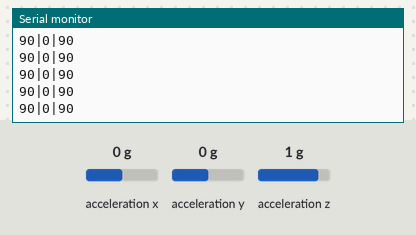
This sketch was run on a simulated Arduino Uno, built with avr-gcc and run on an emulated ATmega328P. On the bench: the last lines printed to the serial monitor. Wiring (inferred from the names in the program): MPU-6050 motion sensor at I2C address 0x68. The test bench sets the inputs (shaded band); at power-on: acceleration x 0 g, acceleration z 1 g, acceleration y 0 g.

Above: at 1.2 s.
1.3 s: acceleration x set to -1.4 g
At 1.33 s:
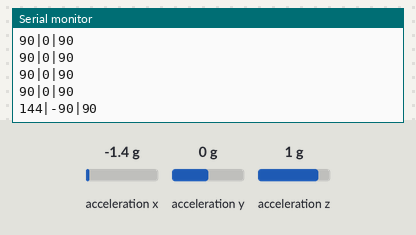
2.8 s: acceleration z set to 0 g
At 2.85 s:
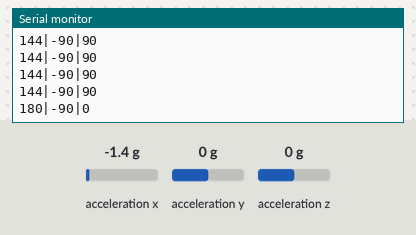
5.8 s: acceleration y set to -1.4 g
At 5.8 s:
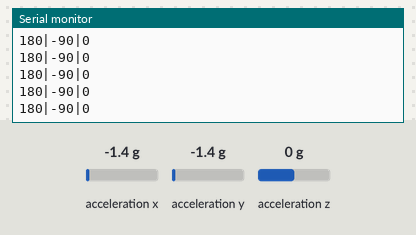
Timing chart, 0 to 8.8 s (numbered marks = the images above; inputs shaded):
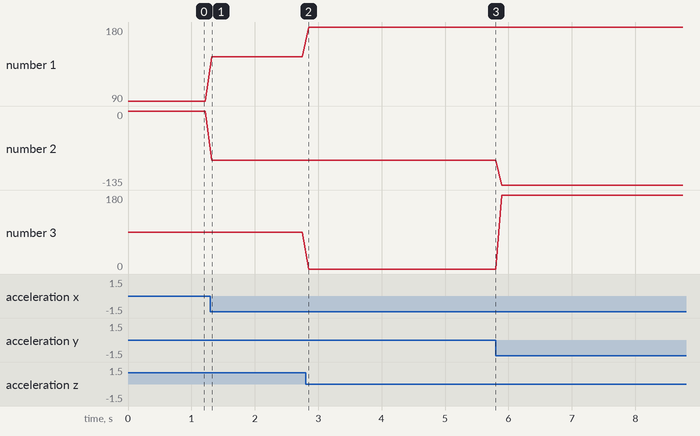

Measured:
- after the input at 1.3 s, the serial monitor: prints a new line at once (image 1)
- after the input at 2.8 s, the serial monitor: prints a new line after 0.05 s (image 2)
- plotted number 1: 90 → 144 after the input at 1.3 s, 144 → 180 after the input at 2.8 s
- plotted number 2: 0 → -90 after the input at 1.3 s, -90 → -135 after the input at 5.8 s

The sketch:

Gyro.ino
```cpp
/*
 Name:		Gyro.ino
 Created:	2/9/2017 8:20:11 PM
 Author:	Juraj
*/

#include "Wire.h"

#define MPU_addr 0x68  // I2C address of the MPU-6050

int16_t AcX, AcY, AcZ, Tmp, GyX, GyY, GyZ;
int rotX, rotY, rotZ;
void setup() {
	Wire.begin();
	Wire.beginTransmission(MPU_addr);
	Wire.write(0x6B);  // PWR_MGMT_1 register
	Wire.write(0);     // set to zero (wakes up the MPU-6050)
	Wire.endTransmission(true);
	Serial.begin(9600);
}
void loop() {
	Wire.beginTransmission(MPU_addr);
	Wire.write(0x3B);  // starting with register 0x43 (GYRO_XOUT_H)
	Wire.endTransmission(false);
	Wire.requestFrom(MPU_addr, 6, true);  // request a total of 14 registers
	AcX = Wire.read() << 8 | Wire.read();  // 0x3B (ACCEL_XOUT_H) & 0x3C (ACCEL_XOUT_L)
	AcY = Wire.read() << 8 | Wire.read();  // 0x3D (ACCEL_YOUT_H) & 0x3E (ACCEL_YOUT_L)
	AcZ = Wire.read() << 8 | Wire.read();  // 0x3F (ACCEL_ZOUT_H) & 0x40 (ACCEL_ZOUT_L)
	rotX = getAngle(AcX, AcZ);
	rotY = getAngle(AcY, AcX);
	rotZ = getAngle(AcY, AcZ);
	Serial.print(rotX);
	Serial.print("|");
	Serial.print(rotY);
	Serial.print("|");
	Serial.println(rotZ);
	delay(100);
}

int getAngle(int x, int z) {
	return degrees(atan2(z, x));
}
```
